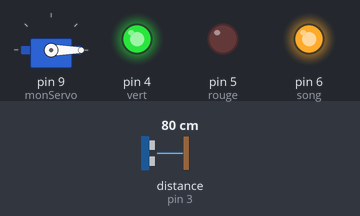
This sketch was run on a simulated Arduino Uno, built with avr-gcc and run on an emulated ATmega328P. On the bench: servo, output pins drawn as LEDs (lit = HIGH). Wiring (inferred from the names in the program): ultrasonic range finder: trigger pin 2; echo pin 3. Inputs (shaded band) come from the test bench; at power-on: distance to the obstacle (sensor on pin 3) 80 cm. The echo pulse lasts 58.3 µs per cm; pins used as bus, display or sensor lines are not drawn; what the sketch prints to the serial monitor is not drawn.

Above: at 1.2 s.
1.3 s: distance to the obstacle (sensor on pin 3) set to 8 cm
2.8 s: distance to the obstacle (sensor on pin 3) set to 5 cm
At 3.8 s:
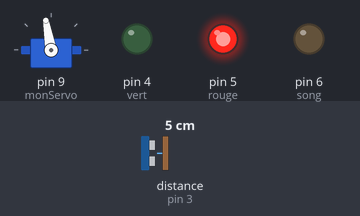
4.3 s: distance to the obstacle (sensor on pin 3) set to 9 cm
At 4.9 s:
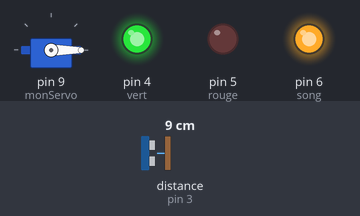
5.8 s: distance to the obstacle (sensor on pin 3) set to 2 cm
At 7.2 s:
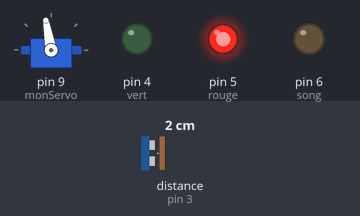
Timing chart, 0 to 8.3 s (numbered marks = the images above; inputs shaded):
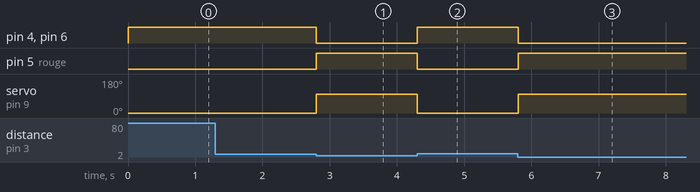

The sketch:

Project.ino
```cpp
#include <LiquidCrystal.h>
#include <Servo.h>

Servo monServo;
Servo tmp;

const byte TRIGER_PIN = 2;
const byte ECHO_PIN = 3;
int vert = 4, rouge = 5, song = 6;
int M1;
int M2;

const unsigned long MEASURE_TIMEOUT = 25000UL;
const float SOUND_SPEED = 340.0/1000;

void setup() {

  Serial.begin(115200);
  monServo.attach(9);
  monServo.write(0);

  pinMode(rouge, OUTPUT);
  pinMode(vert, OUTPUT);
  pinMode(song, OUTPUT);

  pinMode(TRIGER_PIN,OUTPUT );
  digitalWrite(TRIGER_PIN,LOW );
  pinMode(ECHO_PIN, INPUT);

}

void loop() {
  digitalWrite (TRIGER_PIN, HIGH);

  delayMicroseconds(1000000);

  digitalWrite(TRIGER_PIN, LOW);

  long measure = pulseIn(ECHO_PIN, HIGH, MEASURE_TIMEOUT);

  float distance_mm = measure / 2.0 * SOUND_SPEED;

    Serial.println("Distance :");
    Serial.println(distance_mm);


  if (distance_mm <= 60){
    monServo.write(100);

    digitalWrite(ECHO_PIN, HIGH);
    digitalWrite(vert,LOW);
    digitalWrite(song, LOW);
    digitalWrite(rouge, HIGH);


  }else{
    monServo.write(0);
    digitalWrite(ECHO_PIN, LOW);
    digitalWrite(vert,HIGH);
    digitalWrite(song, HIGH);
    digitalWrite(rouge, LOW);
  }
}
```

Measured:
- the behaviour switches between 7 and 6 cm on distance to the obstacle (sensor on pin 3) (found by bisection; images 0 and 1)
- after the input at 2.8 s, pin 4 (vert), pin 6 (song): HIGH → LOW at once; pin 5 (rouge): LOW → HIGH at once; servo on pin 9 (monServo): 0° → 100° at once
- after the input at 4.3 s, pin 4 (vert), pin 6 (song): LOW → HIGH at once; pin 5 (rouge): HIGH → LOW at once; servo on pin 9 (monServo): 100° → 0° at once
- after the input at 5.8 s, pin 4 (vert), pin 6 (song): HIGH → LOW at once; pin 5 (rouge): LOW → HIGH at once; servo on pin 9 (monServo): 0° → 100° at once
